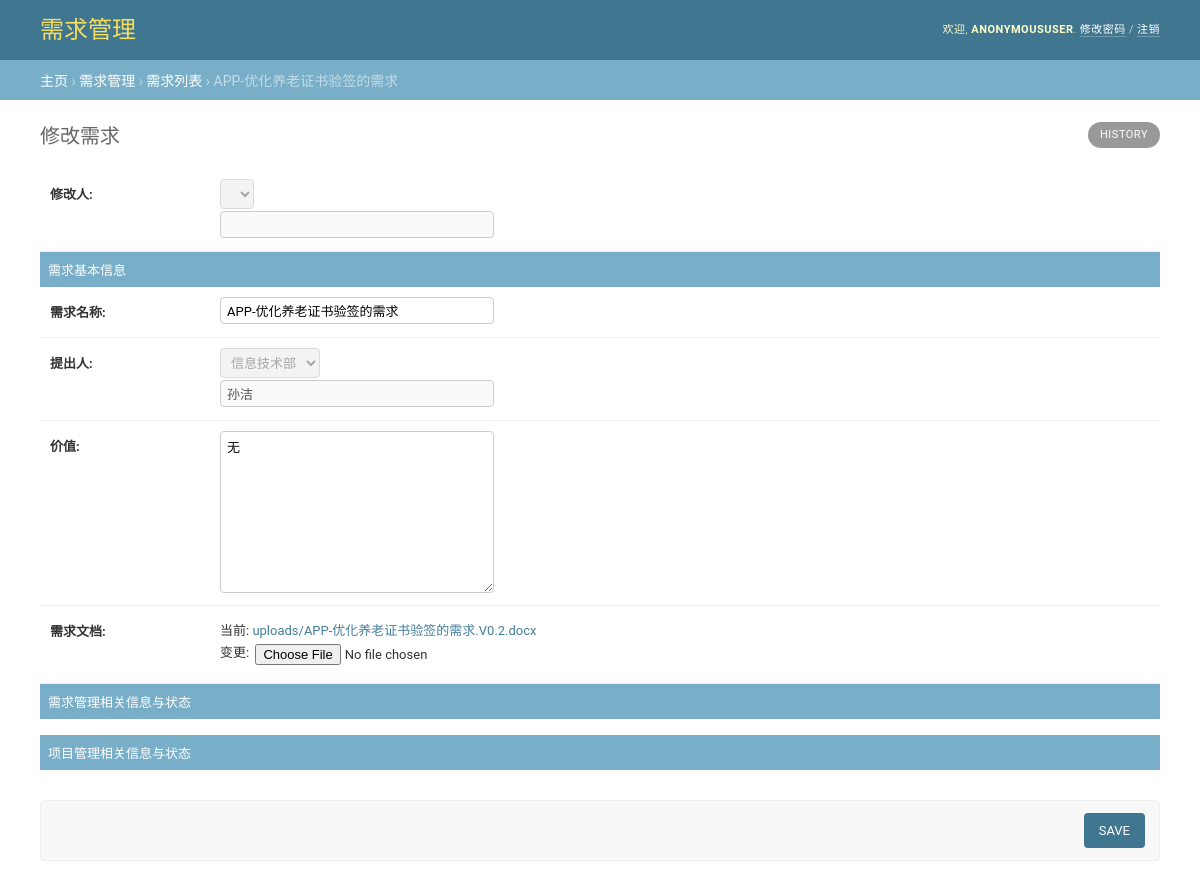
Page /13/change/ on the earlier database version.
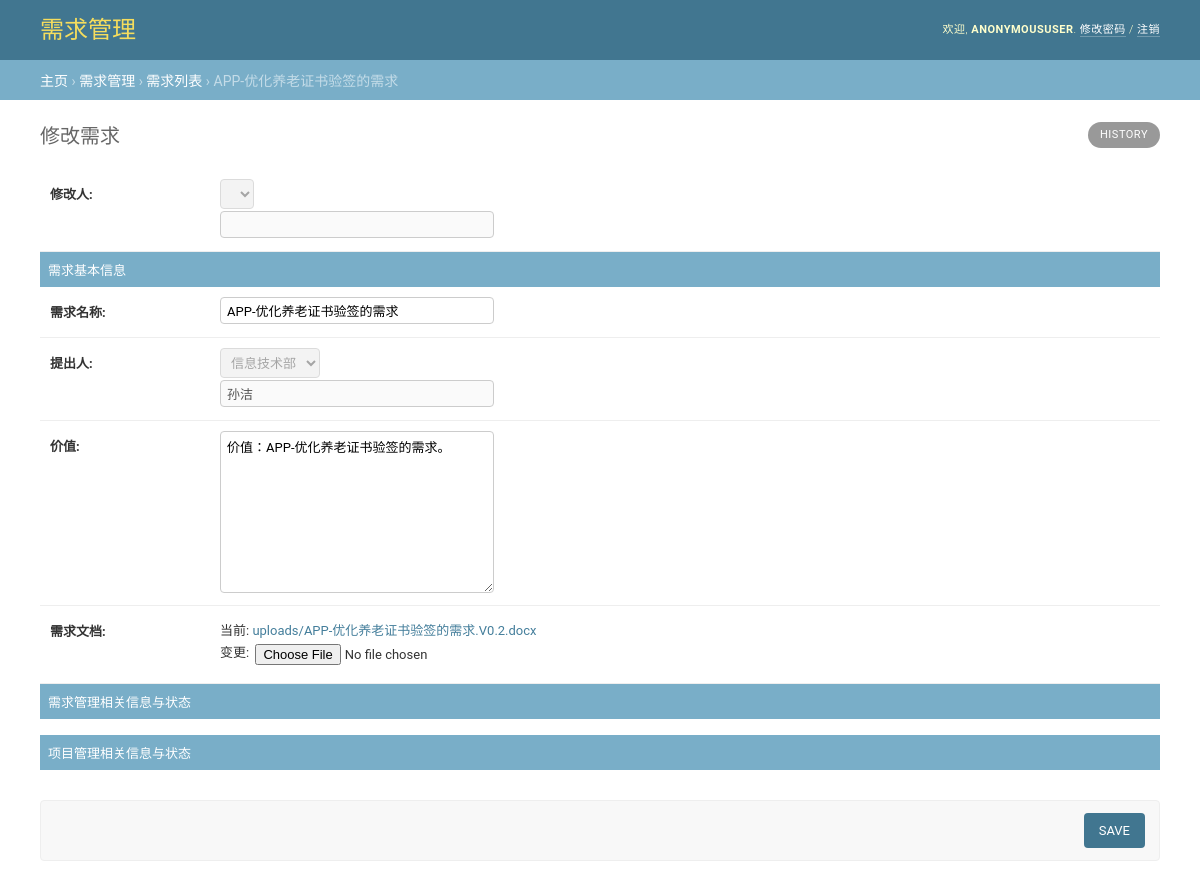
Same page on the later database version.
### ProjectTracking/models.py (models this page shows)
class Requirement(models.Model):
    CATEGORY_DEVELOPMENT = '0'
    CATEGORY_OPERATION = '1'
    CATEGORY_EMERGENCY = '2'
    REQUIREMENT_CATEGORY = (
        (CATEGORY_DEVELOPMENT, '开发类'),
        (CATEGORY_OPERATION, '运维类'),
        (CATEGORY_EMERGENCY, '紧急类'),
    )
    r_id = models.AutoField('ID', primary_key=True)
    i_name = models.CharField('需求名称', max_length=100, unique=True)
    i_submit_time = models.DateTimeField('提交时间')
    i_submit_user = models.ForeignKey(User, verbose_name='提出用户', default=0)
    i_value = models.CharField('价值', max_length=500, default='无')
    i_file = models.FileField('需求文档', upload_to='uploads/', validators=[validate_file_extension])
    r_category = models.CharField('需求类别', max_length=1, choices=REQUIREMENT_CATEGORY, default='', blank=True, null=True)

class Employee(models.Model):
    DEPARTMENT_ZONGCAISHI = 0
    DEPARTMENT_ZONGHE = 1
    DEPARTMENT_CAIWU = 2
    DEPARTMENT_CHUANGXIN = 3
    DEPARTMENT_WANGXIAO = 4
    DEPARTMENT_CHANXIAN = 5
    DEPARTMENT_SHOUXIAN = 6
    DEPARTMENT_SHUJU = 7
    DEPARTMENT_XINXI = 8
    DEPARTMENT_CHOICES = (
        (DEPARTMENT_ZONGCAISHI, '总裁室'),
        (DEPARTMENT_ZONGHE, '综合部'),
        (DEPARTMENT_CAIWU, '财务部'),
        (DEPARTMENT_CHUANGXIN, '创新业务部'),
        (DEPARTMENT_WANGXIAO, '网络销售部'),
        (DEPARTMENT_CHANXIAN, '产险销售部'),
        (DEPARTMENT_SHOUXIAN, '寿险电销部'),
        (DEPARTMENT_SHUJU, '数据管理部'),
        (DEPARTMENT_XINXI, '信息技术部'),
    )
    user = models.OneToOneField(User)
    person = models.CharField('姓名', max_length=10)
    department = models.IntegerField('部门', choices=DEPARTMENT_CHOICES, default=DEPARTMENT_ZONGCAISHI)

### ProjectTracking/views.py (the view)
# urls.py: url(r'^(?P<r_id>[0-9]+)/change/$', change_view, name='change'),
def change_view(request, r_id):
    requirement = Requirement.objects.get(r_id=r_id)
    name_old = requirement.i_file.name
    if request.method == 'POST':
        form = RequirementForm(request.POST, request.FILES, instance=requirement)
        if form.is_valid():
            requirement = form.save(commit=False)
            if name_old != requirement.i_file.name:
                requirement.i_file.name = filename_update(name_old, requirement.i_name, 0.1)
                print(requirement.i_file.name)
            requirement.save()
            return HttpResponseRedirect(reverse('ProjectTracking:index'))
    else:
        form = RequirementForm(instance=requirement)
    return render(request, 'ProjectTracking/change.html', {'current_user': request.user,
                                                           'requirement': requirement,
                                                           'form': form})

### ProjectTracking/forms.py
class RequirementForm(ModelForm):
    class Meta:
        model = Requirement
        fields = ['i_name', 'i_value', 'i_file']
        widgets = {
            'i_name': TextInput(attrs={'class': 'vTextField'}),
            'i_value': Textarea(attrs={'class': 'vTextField'}),
            'i_file': FileInput(attrs={'accept': 'application/vnd.openxmlformats-officedocument.wordprocessingml.document, application/msword'}),
        }

### ProjectTracking/templates/ProjectTracking/change.html (shortened to what this page needs)
<!DOCTYPE html>
<html lang="en-us">
<head>
    <link rel="stylesheet" type="text/css" href="/static/css/base.css"/>
    <link rel="stylesheet" type="text/css" href="/static/css/forms.css"/>
</head>
<body class=" app-ProjectTracking model-requirement change-form" data-admin-utc-offset="28800">
<div id="container">
    {% include 'ProjectTracking/_header.html' %}
    <div class="breadcrumbs">
        <a href="/">主页</a>
        &rsaquo; <a href="{% url 'ProjectTracking:index' %}">需求管理</a>
        &rsaquo; <a href="{% url 'ProjectTracking:index' %}">需求列表</a>
        &rsaquo; {{ form.i_name.value }}
    </div>
    <div id="content" class="colM">
        <h1>修改需求</h1>
        <div id="content-main">
            <ul class="object-tools">
                <li>
                    <a href="#" class="historylink">History</a>
                </li>
            </ul>
            <form enctype="multipart/form-data" action="" method="post" id="requirement_form" novalidate>
                <div>
                    <fieldset class="module aligned ">
                        <div class="form-row field-i_submit_department">
                            <div>
                                <label class="required" for="id_i_change_department">修改人:</label>
                                <select id="id_i_change_department" name="i_change_department" disabled="true" required>
                                    <option value="{{ current_user.employee.department }}" selected="selected">{{ current_user.employee.get_department_display }}</option>
                                </select>
                            </div>
                            <div>
                                <label class="required" for="id_i_change_person"></label>
                                <input class="vTextField" id="id_i_change_person" name="i_change_person"
                                       value="{{ current_user.employee.person }}" disabled="true" required/>
                            </div>
                        </div>
                        <h2>需求基本信息</h2>
                        <div class="form-row field-i_name">
                            <div>
                                <label class="required" for="{{ form.i_name.id_for_label }}">需求名称:</label>
                                {{ form.i_name }}
                            </div>
                        </div>
                        <div class="form-row field-i_submit_department">
                            <div>
                                <label class="required" for="id_i_submit_department">提出人:</label>
                                <select id="id_i_submit_department" name="i_submit_department" disabled="true" required>
                                    <option value="{{ requirement.i_submit_user.employee.department }}" selected="selected">{{ requirement.i_submit_user.employee.get_department_display }}</option>
                                </select>
                            </div>
                            <div>
                                <label class="required" for="id_i_submit_person"></label>
                                <input class="vTextField" id="id_i_submit_person" name="i_submit_person"
                                       value="{{ requirement.i_submit_user.employee.person }}" disabled="true" required/>
                            </div>
                        </div>
                        <div class="form-row field-i_value">
                            <div>
                                <label class="required" for="{{ form.i_value.id_for_label }}">价值:</label>
                                {{ form.i_value }}
                            </div>
                        </div>
                        <div class="form-row field-i_file">
                            <div>
                                <label class="required" for="{{ form.i_file.id_for_label }}">需求文档:</label>
                                <p class="file-upload">
                                    当前:
                                    <a href="{{ requirement.i_file.url }}">{{ requirement.i_file.name }}</a>
                                    <br/>
                                    变更: {{ form.i_file }}
                                </p>
                            </div>
                        </div>
                        <h2>需求管理相关信息与状态</h2>
                        <br />
                        <h2>项目管理相关信息与状态</h2>
                    </fieldset>
                    <div class="submit-row">
                        <input type="submit" value="Save" class="default" name="_save"/>
                    </div>
                </div>
            </form>
        </div>
        <br class="clear"/>
    </div>
</div>
</body>
</html>

### ProjectTracking/templates/ProjectTracking/_header.html
<div id="header">
    <div id="branding">
        <h1 id="site-name"><a href="#">需求管理</a></h1>
    </div>
    <div id="user-tools">
        欢迎,
        <strong>{{ current_user }}</strong>.
        <a href="#">修改密码</a> /
        <a href="{% url 'ProjectTracking:logout' %}">注销</a>
    </div>
</div>

### ProjectTracking/static/css/base.css (style rules this page uses)
body { margin: 0; padding: 0; font-size: 14px; font-family: "Roboto","Lucida Grande","DejaVu Sans","Bitstream Vera Sans",Verdana,Arial,sans-serif; color: #333; background: #fff; }
a:link, a:visited { color: #447e9b; text-decoration: none; }
p, ol, ul, dl { margin: .2em 0 .8em 0; }
p { padding: 0; line-height: 140%; }
h1,h2,h3,h4,h5 { font-weight: bold; }
h1 { margin: 0 0 20px; font-weight: 300; font-size: 20px; color: #666; }
h2 { font-size: 16px; margin: 1em 0 .5em 0; }
ul li { list-style-type: square; padding: 1px 0; }
li, dt, dd { font-size: 13px; line-height: 20px; }
form { margin: 0; padding: 0; }
fieldset { margin: 0; padding: 0; border: none; border-top: 1px solid #eee; }
input, textarea, select, .form-row p, form .button { margin: 2px 0; padding: 2px 3px; vertical-align: middle; font-family: "Roboto", "Lucida Grande", Verdana, Arial, sans-serif; font-weight: normal; font-size: 13px; }
textarea { vertical-align: top; }
input[type=text], input[type=password], input[type=email], input[type=url], input[type=number], textarea, select, .vTextField { border: 1px solid #ccc; border-radius: 4px; padding: 5px 6px; margin-top: 0; }
select { height: 30px; }
.button, input[type=submit], input[type=button], .submit-row input, a.button { background: #79aec8; padding: 10px 15px; border: none; border-radius: 4px; color: #fff; cursor: pointer; }
.button.default, input[type=submit].default, .submit-row input.default { float: right; border: none; font-weight: 400; background: #417690; }
.module { border: none; margin-bottom: 30px; background: #fff; }
.module p, .module ul, .module h3, .module h4, .module dl, .module pre { padding-left: 10px; padding-right: 10px; }
.module h2, .module caption, .inline-group h2 { margin: 0; padding: 8px; font-weight: 400; font-size: 13px; text-align: left; background: #79aec8; color: #fff; }
div.breadcrumbs { background: #79aec8; padding: 10px 40px; border: none; font-size: 14px; color: #c4dce8; text-align: left; }
div.breadcrumbs a { color: #fff; }
.object-tools { font-size: 10px; font-weight: bold; padding-left: 0; float: right; position: relative; margin-top: -48px; }
.object-tools li { display: block; float: left; margin-left: 5px; height: 16px; }
.object-tools a { border-radius: 15px; }
.object-tools a:link, .object-tools a:visited { display: block; float: left; padding: 3px 12px; background: #999; font-weight: 400; font-size: 11px; text-transform: uppercase; letter-spacing: 0.5px; color: #fff; }
#container { position: relative; width: 100%; min-width: 980px; padding: 0; }
#content { padding: 20px 40px; }
#content-main { float: left; width: 100%; }
#header { width: auto; height: 40px; padding: 10px 40px; background: #417690; line-height: 40px; color: #ffc; overflow: hidden; }
#header a:link, #header a:visited { color: #fff; }
#branding { float: left; }
#branding h1 { padding: 0; margin: 0 20px 0 0; font-weight: 300; font-size: 24px; color: #f5dd5d; }
#branding h1, #branding h1 a:link, #branding h1 a:visited { color: #f5dd5d; }
#user-tools { float: right; padding: 0; margin: 0 0 0 20px; font-weight: 300; font-size: 11px; letter-spacing: 0.5px; text-transform: uppercase; text-align: right; }
#user-tools a { border-bottom: 1px solid rgba(255, 255, 255, 0.25); }

### ProjectTracking/static/css/forms.css (style rules this page uses)
.form-row { overflow: hidden; padding: 10px; font-size: 13px; border-bottom: 1px solid #eee; }
.form-row img, .form-row input { vertical-align: middle; }
form .form-row p { padding-left: 0; }
label { font-weight: normal; color: #666; font-size: 13px; }
.required label, label.required { font-weight: bold; color: #333; }
.aligned label { display: block; padding: 4px 10px 0 0; float: left; width: 160px; word-wrap: break-word; line-height: 1; }
.aligned label:not(.vCheckboxLabel):after { content: ''; display: inline-block; vertical-align: middle; height: 26px; }
.aligned label + p { padding: 6px 0; margin-top: 0; margin-bottom: 0; margin-left: 170px; }
.aligned .form-row input { margin-bottom: 0; }
.submit-row { padding: 12px 14px; margin: 0 0 20px; background: #f8f8f8; border: 1px solid #eee; border-radius: 4px; text-align: right; overflow: hidden; }
.submit-row input { height: 35px; line-height: 15px; margin: 0 0 0 5px; }
.submit-row input.default { margin: 0 0 0 8px; text-transform: uppercase; }
.vTextField { width: 20em; }

Differences in the rows shown:
changed Requirement "APP-优化养老证书验签的需求": i_value "无" → "价值：APP-优化养老证书验签的需求。"
